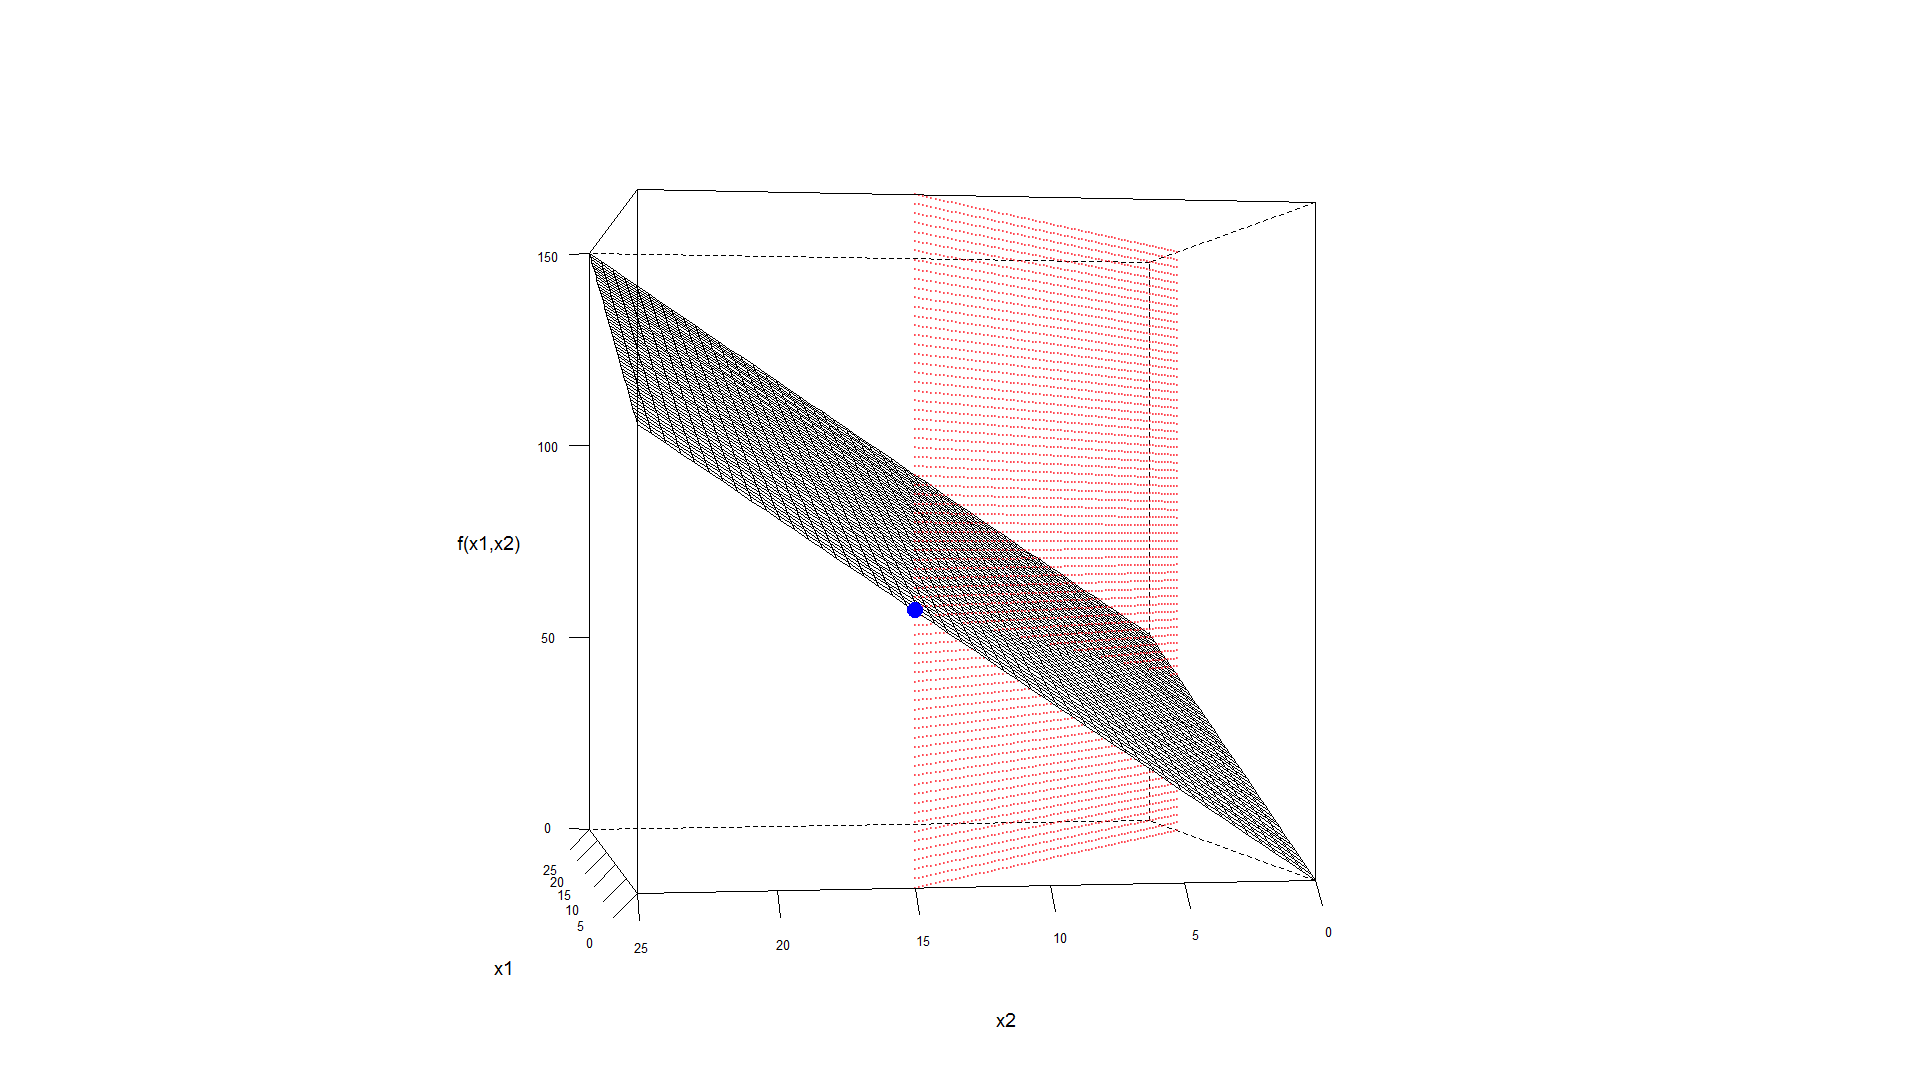

Recreate this plot in R.
# load required packages
# install.packages("Rglpk")
require("lattice")
require("Rglpk")                                     # package for constrained optimization

x = matrix(rep(seq(0, 25, length.out = 50), 50), 50) # x vector
y = t(x)                                             # y vector
z = 2*x + 4*y                                        # function values

X = c(matrix(rep(seq(0, 20, length.out = 75), 75), 75))     # X vector for constraint
Y = c(15 - 0.75*X)                                          # Y vector for constraint
Z = c(matrix(sort(rep(seq(0,150,length.out= 75), 75)), 75)) # Z vector for constraint

# graphical parameters
par.set = list(axis.line = list(col = "transparent"),      
               clip = list(panel = "off"))
names(par.set) = c("axis.line", "clip")

# Find optimum
fct = c(2, 4)                           # the objective function 
st = matrix(c(3, 4), nrow = 1)          # constraints coefficients
leq = c("<=")                           # kind of constraint
rhs = c(60)                             # constraints vector
optimum = Rglpk_solve_LP(fct, st, leq,  
                         rhs, max=TRUE)
ptopt = c(optimum$solution[1],          
          optimum$solution[2],
          optimum$optimum)

pts   = rbind(cbind(X, Y, Z), ptopt)    # points for constraint hyperplane

###########################################################################################
########################## Plot of the linear programming problem #########################
###########################################################################################

wireframe(z ~ x*y, pts = pts, shade = F, aspect = 1,
          scales = list(col = "black", arrows = FALSE),
          drape = F, colorkey = F, screen = list(z = 70, x = -90, y = 30),
          par.settings = par.set, 
          xlab = list("x1", cex = 1.2),
          ylab = list("x2", cex = 1.2),
          zlab = list("f(x1,x2)", cex = 1.2),
          panel.3d.wireframe = function(x, y, z,xlim, ylim, zlim, 
                                        xlim.scaled, ylim.scaled, 
                                        zlim.scaled, pts,...){
            
            panel.3dscatter(x = pts[pts[, 3] <= 2*pts[, 1] + 4*pts[, 2], 1],
                            y = pts[pts[, 3] <= 2*pts[, 1] + 4*pts[, 2], 2],
                            z = pts[pts[, 3] <= 2*pts[, 1] + 4*pts[, 2], 3], 
                            xlim = xlim, ylim = ylim, zlim = zlim, 
                            xlim.scaled = xlim.scaled,
                            ylim.scaled = ylim.scaled, 
                            zlim.scaled = zlim.scaled,
                            type = "p", pch = 19, 
                            col = rgb(1, 0.05, 0.1, alpha = 0.5), 
                            cex = 0.1, .scale = TRUE, ...)
            
            panel.3dwire(x = x, y = y, z = z, 
                         xlim = xlim, ylim = ylim, zlim = zlim, 
                         xlim.scaled = xlim.scaled,
                         ylim.scaled = ylim.scaled, 
                         zlim.scaled = zlim.scaled, ...)
            
            panel.3dscatter(x = pts[pts[, 3] >= 2*pts[, 1] + 4*pts[, 2], 1],
                            y = pts[pts[, 3] >= 2*pts[, 1] + 4*pts[, 2], 2],
                            z = pts[pts[, 3] >= 2*pts[, 1] + 4*pts[, 2], 3], 
                            xlim = xlim, ylim = ylim, zlim = zlim, 
                            xlim.scaled = xlim.scaled,
                            ylim.scaled = ylim.scaled, 
                            zlim.scaled = zlim.scaled,
                            type = "p", pch = 19, 
                            col = rgb(1, 0.05, 0.1, alpha = 0.5), 
                            cex=0.1, .scale=TRUE, ...)
            
            panel.3dscatter(x = pts[length(pts[, 1]), 1], 
                            y = pts[length(pts[, 1]), 2],
                            z = pts[length(pts[, 1]), 3], 
                            xlim = xlim, ylim = ylim, zlim = zlim, 
                            xlim.scaled = xlim.scaled,
                            ylim.scaled = ylim.scaled, 
                            zlim.scaled = zlim.scaled,
                            type = "p", pch = 19, col = "blue", 
                            cex = 2, .scale = TRUE, ...)
          })
